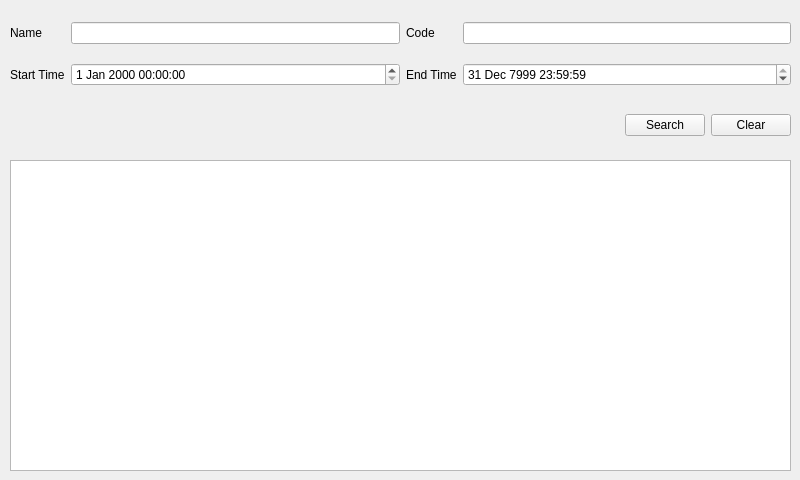
<?xml version="1.0" encoding="UTF-8"?>
<ui version="4.0">
 <class>ServiceTimeLineTable</class>
 <widget class="QWidget" name="ServiceTimeLineTable">
  <property name="geometry">
   <rect>
    <x>0</x>
    <y>0</y>
    <width>800</width>
    <height>480</height>
   </rect>
  </property>
  <property name="windowTitle">
   <string>History  </string>
  </property>
  <widget class="QWidget" name="gridLayoutWidget">
   <property name="geometry">
    <rect>
     <x>10</x>
     <y>9</y>
     <width>781</width>
     <height>91</height>
    </rect>
   </property>
   <layout class="QGridLayout" name="gridLayout">
    <item row="0" column="2">
     <widget class="QLabel" name="label_2">
      <property name="text">
       <string>Code</string>
      </property>
     </widget>
    </item>
    <item row="1" column="0">
     <widget class="QLabel" name="label_3">
      <property name="text">
       <string>Start Time</string>
      </property>
     </widget>
    </item>
    <item row="0" column="1">
     <widget class="QLineEdit" name="lineEdit"/>
    </item>
    <item row="0" column="0">
     <widget class="QLabel" name="label">
      <property name="text">
       <string>Name</string>
      </property>
     </widget>
    </item>
    <item row="0" column="3">
     <widget class="QLineEdit" name="lineEdit_2"/>
    </item>
    <item row="1" column="2">
     <widget class="QLabel" name="label_4">
      <property name="text">
       <string>End Time</string>
      </property>
     </widget>
    </item>
    <item row="1" column="3">
     <widget class="QDateTimeEdit" name="dateTimeEdit_2">
      <property name="dateTime">
       <datetime>
        <hour>23</hour>
        <minute>59</minute>
        <second>59</second>
        <year>7999</year>
        <month>12</month>
        <day>31</day>
       </datetime>
      </property>
      <property name="time">
       <time>
        <hour>23</hour>
        <minute>59</minute>
        <second>59</second>
       </time>
      </property>
     </widget>
    </item>
    <item row="1" column="1">
     <widget class="QDateTimeEdit" name="dateTimeEdit"/>
    </item>
   </layout>
  </widget>
  <widget class="QTableWidget" name="tableWidget">
   <property name="geometry">
    <rect>
     <x>10</x>
     <y>160</y>
     <width>781</width>
     <height>311</height>
    </rect>
   </property>
  </widget>
  <widget class="QWidget" name="horizontalLayoutWidget">
   <property name="geometry">
    <rect>
     <x>10</x>
     <y>100</y>
     <width>781</width>
     <height>51</height>
    </rect>
   </property>
   <layout class="QHBoxLayout" name="horizontalLayout">
    <item>
     <spacer name="horizontalSpacer">
      <property name="orientation">
       <enum>Qt::Horizontal</enum>
      </property>
      <property name="sizeHint" stdset="0">
       <size>
        <width>40</width>
        <height>20</height>
       </size>
      </property>
     </spacer>
    </item>
    <item>
     <widget class="QPushButton" name="pushButton">
      <property name="text">
       <string>Search</string>
      </property>
     </widget>
    </item>
    <item>
     <widget class="QPushButton" name="pushButton_2">
      <property name="text">
       <string>Clear</string>
      </property>
     </widget>
    </item>
   </layout>
  </widget>
 </widget>
 <resources/>
 <connections/>
</ui>
